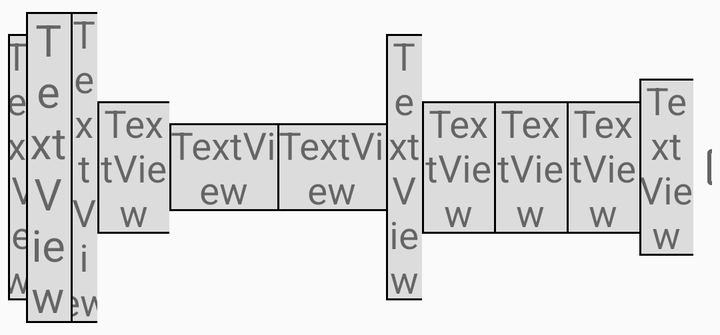
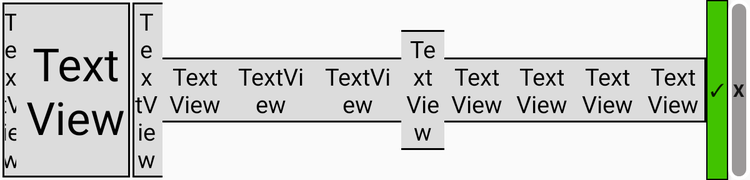

Two renders of one Android screen. The first uses the default layout on a phone; the second uses the alternative layout the repository ships for a different screen configuration, on a matching device. The two XML files are below.
<!-- AndroidManifest.xml: application theme AppTheme -->
<!-- res/layout/list_data.xml -->
<?xml version="1.0" encoding="utf-8"?>
<TableRow xmlns:android="http://schemas.android.com/apk/res/android"
    xmlns:tools="http://schemas.android.com/tools"
    android:id="@+id/TableRow"
    android:layout_width="fill_parent"
    android:layout_height="wrap_content"
    android:gravity="center"
    android:padding="4dp">

    <TextView
        android:id="@+id/ID"
        android:layout_width="0dp"
        android:layout_height="wrap_content"
        android:layout_weight="2"
        android:background="@drawable/recyclerviewtext"
        android:gravity="center"
        android:text="TextView"
        android:textSize="19sp" />


    <TextView
        android:id="@+id/Name"
        android:layout_width="0dp"
        android:layout_height="match_parent"
        android:layout_weight="5"
        android:autoSizeTextType="uniform"
        android:background="@drawable/recyclerviewtext"
        android:gravity="center"
        android:text="TextView"
        android:textSize="19sp" />

    <TextView
        android:id="@+id/Air"
        android:layout_width="0dp"
        android:layout_height="wrap_content"
        android:layout_weight="3"
        android:background="@drawable/recyclerviewtext"
        android:gravity="center"
        android:text="TextView"
        android:textSize="19sp" />

    <TextView
        android:id="@+id/Pressure"
        android:layout_width="0dp"
        android:layout_height="wrap_content"
        android:layout_weight="8"
        android:background="@drawable/recyclerviewtext"
        android:gravity="center"
        android:text="TextView"
        android:textSize="19sp" />

    <TextView
        android:id="@+id/Pressurebar1"
        android:layout_width="0dp"
        android:layout_height="wrap_content"
        android:layout_weight="12"
        android:background="@drawable/recyclerviewtext"
        android:gravity="center"
        android:text="TextView"
        android:textSize="19sp" />

    <TextView
        android:id="@+id/Pressurebar2"
        android:layout_width="0dp"
        android:layout_height="wrap_content"
        android:layout_weight="12"
        android:background="@drawable/recyclerviewtext"
        android:gravity="center"
        android:text="TextView"
        android:textSize="19sp" />

    <TextView
        android:id="@+id/Rate"
        android:layout_width="0dp"
        android:layout_height="wrap_content"
        android:layout_weight="4"
        android:background="@drawable/recyclerviewtext"
        android:gravity="center"
        android:text="TextView"
        android:textSize="19sp" />

    <TextView
        android:id="@+id/Ratebar1"
        android:layout_width="0dp"
        android:layout_height="wrap_content"
        android:layout_weight="8"
        android:background="@drawable/recyclerviewtext"
        android:gravity="center"
        android:text="TextView"
        android:textSize="19sp" />

    <TextView
        android:id="@+id/Ratebar2"
        android:layout_width="0dp"
        android:layout_height="wrap_content"
        android:layout_weight="8"
        android:background="@drawable/recyclerviewtext"
        android:gravity="center"
        android:text="TextView"
        android:textSize="19sp" />

    <TextView
        android:id="@+id/Volume"
        android:layout_width="0dp"
        android:layout_height="wrap_content"
        android:layout_weight="8"
        android:background="@drawable/recyclerviewtext"
        android:gravity="center"
        android:text="TextView"
        android:textSize="19sp" />

    <TextView
        android:id="@+id/Nozzle"
        android:layout_width="0dp"
        android:layout_height="wrap_content"
        android:layout_weight="6"
        android:background="@drawable/recyclerviewtext"
        android:gravity="center"
        android:text="TextView"
        android:textSize="19sp" />

    <CheckBox
        android:id="@+id/checkButton"
        android:layout_width="0dp"
        android:layout_height="fill_parent"
        android:layout_weight="2"
        android:text="\u2713" />

</TableRow>
<!-- resources referenced by this layout -->
<resources>
  <!-- drawable recyclerviewtext (drawable) -->
  <?xml version="1.0" encoding="utf-8"?>
      <shape xmlns:android="http://schemas.android.com/apk/res/android" android:shape="rectangle" >
  
  
      
  
          <gradient
              android:centerColor="#60b760"
              android:endColor="#6ace6a"
              android:startColor="#6ace6a"/>
  
          <stroke
              android:width="2dip"
              android:color="#000000"/>
  
  
      </shape>
  <style name="AppTheme" parent="Theme.AppCompat.Light.DarkActionBar">
          
          <item name="navigationViewStyle">@style/Widget.Design.NavigationView</item>
          <item name="colorPrimary">@color/colorPrimary</item>
          <item name="colorPrimaryDark">@color/colorPrimaryDark</item>
          <item name="colorAccent">@color/colorAccent</item>
      </style>
  <color name="colorPrimary">#ec122764</color>
  <color name="colorPrimaryDark">#ec122764</color>
  <color name="colorAccent">#3a9417</color>
</resources>
<!-- res/layout-sw600dp/list_data.xml (the repository's variant of the layout above) -->
<!-- drawn on a 7-inch tablet held upright -->
<?xml version="1.0" encoding="utf-8"?>
<TableRow xmlns:android="http://schemas.android.com/apk/res/android"
    xmlns:tools="http://schemas.android.com/tools"
    android:id="@+id/TableRow"
    android:layout_width="fill_parent"
    android:layout_height="wrap_content"
    android:gravity="center"
    android:padding="0dp"
    android:paddingBottom="2dp">

    <TextView
        android:id="@+id/ID"
        android:layout_width="0dp"
        android:layout_height="wrap_content"
        android:layout_weight="2"
        android:background="@drawable/recyclerview_details_borderleft"
        android:fontFamily="@font/asapregular"
        android:gravity="center"
        android:padding="4dp"
        android:text="TextView"
        android:textAlignment="center"
        android:textColor="#000"
        android:textSize="19sp" />


    <TextView
        android:id="@+id/Name"
        android:layout_width="0dp"
        android:layout_height="match_parent"
        android:layout_weight="10"
        android:autoSizeTextType="uniform"
        android:background="@drawable/recyclerview_details_borderright"
        android:fontFamily="@font/asapregular"
        android:gravity="center"
        android:padding="4dp"
        android:text="TextView"
        android:textAlignment="center"
        android:textColor="#000"
        android:textSize="19sp" />

    <TextView
        android:id="@+id/Air"
        android:layout_width="0dp"
        android:layout_height="wrap_content"
        android:layout_weight="3"
        android:background="@drawable/recyclerview_details_borderleft"
        android:fontFamily="@font/asapregular"
        android:gravity="center"
        android:padding="4dp"
        android:text="TextView"
        android:textAlignment="center"
        android:textColor="#000"
        android:textSize="19sp" />

    <TextView
        android:id="@+id/Pressure"
        android:layout_width="0dp"
        android:layout_height="wrap_content"
        android:layout_weight="6"
        android:background="@drawable/recyclerview_details_noborder"
        android:fontFamily="@font/asapregular"
        android:gravity="center"
        android:padding="4dp"
        android:text="TextView"
        android:textAlignment="center"
        android:textColor="#000"
        android:textSize="19sp" />

    <TextView
        android:id="@+id/Pressurebar1"
        android:layout_width="0dp"
        android:layout_height="wrap_content"
        android:layout_weight="8"
        android:background="@drawable/recyclerview_details_noborder"
        android:fontFamily="@font/asapregular"
        android:gravity="center"
        android:padding="4dp"
        android:text="TextView"
        android:textAlignment="center"
        android:textColor="#000"
        android:textSize="19sp" />

    <TextView
        android:id="@+id/Pressurebar2"
        android:layout_width="0dp"
        android:layout_height="wrap_content"
        android:layout_weight="8"
        android:background="@drawable/recyclerview_details_noborder"
        android:fontFamily="@font/asapregular"
        android:gravity="center"
        android:padding="4dp"
        android:text="TextView"
        android:textAlignment="center"
        android:textColor="#000"
        android:textSize="19sp" />

    <TextView
        android:id="@+id/Rate"
        android:layout_width="0dp"
        android:layout_height="wrap_content"
        android:layout_weight="4"
        android:background="@drawable/recyclerview_details_noborder"
        android:fontFamily="@font/asapregular"
        android:gravity="center"
        android:padding="4dp"
        android:text="TextView"
        android:textAlignment="center"
        android:textColor="#000"
        android:textSize="19sp" />

    <TextView
        android:id="@+id/Ratebar1"
        android:layout_width="0dp"
        android:layout_height="wrap_content"
        android:layout_weight="6"
        android:background="@drawable/recyclerview_details_noborder"
        android:fontFamily="@font/asapregular"
        android:gravity="center"
        android:padding="4dp"
        android:text="TextView"
        android:textAlignment="center"
        android:textColor="#000"
        android:textSize="19sp" />

    <TextView
        android:id="@+id/Ratebar2"
        android:layout_width="0dp"
        android:layout_height="wrap_content"
        android:layout_weight="6"
        android:background="@drawable/recyclerview_details_noborder"
        android:fontFamily="@font/asapregular"
        android:gravity="center"
        android:padding="4dp"
        android:text="TextView"
        android:textAlignment="center"
        android:textColor="#000"
        android:textSize="19sp" />

    <TextView
        android:id="@+id/Volume"
        android:layout_width="0dp"
        android:layout_height="wrap_content"
        android:layout_weight="6"
        android:background="@drawable/recyclerview_details_noborder"
        android:fontFamily="@font/asapregular"
        android:gravity="center"
        android:padding="4dp"
        android:text="TextView"
        android:textAlignment="center"
        android:textColor="#000"
        android:textSize="19sp" />

    <TextView
        android:id="@+id/Nozzle"
        android:layout_width="0dp"
        android:layout_height="wrap_content"
        android:layout_weight="6"
        android:background="@drawable/recyclerview_details_borderright"
        android:fontFamily="@font/asapregular"
        android:gravity="center"
        android:padding="4dp"
        android:text="TextView"
        android:textAlignment="center"
        android:textColor="#000"
        android:textSize="19sp" />

    <Button
        android:id="@+id/checkButton"
        android:layout_width="0dp"
        android:layout_height="fill_parent"
        android:layout_weight="2"
        android:background="@drawable/buttondetailsgreen"
        android:text="\u2713" />

    <Button
        android:id="@+id/crossButton"
        android:layout_width="0dp"
        android:layout_height="fill_parent"
        android:layout_weight="2"
        android:background="@drawable/buttondetails"
        android:text="X"
        android:textStyle="bold" />

</TableRow>
<!-- resources referenced by the variant -->
<!-- as a 7-inch tablet held upright resolves them -->
<resources>
  <!-- drawable buttondetails (drawable) -->
  <?xml version="1.0" encoding="utf-8"?>
  <shape xmlns:android="http://schemas.android.com/apk/res/android">
  
      <corners
          android:radius="10dp"/>
  
  
      <stroke
          android:width="3dp"
  
          android:color="#ffffff"/>
  
      <solid
  
          android:color="#b9797575"/>
  
  </shape>
  <!-- drawable buttondetailsgreen (drawable) -->
  <?xml version="1.0" encoding="utf-8"?>
  <shape xmlns:android="http://schemas.android.com/apk/res/android">
  
  
      <stroke
          android:width="1dp"
  
          android:color="#000"/>
  
      <solid
  
          android:color="#41c300"/>
  
  </shape>
  <!-- drawable recyclerview_details_borderleft (drawable-v24) -->
  <?xml version="1.0" encoding="utf-8"?>
  <layer-list xmlns:android="http://schemas.android.com/apk/res/android" android:shape="rectangle" >
  
  
      <item
          android:right="-2dp"
          android:top="2dp"
          android:bottom="2dp"
          android:left="2dp">
  
  
          <shape
              android:shape="rectangle">
  
              <solid
                  android:color="#dcdcdc"/>
  
  
              <stroke
                  android:width="1.5dp"
                  android:color="#000"/>
  
          </shape>
  
      </item>
  
  
  </layer-list>
  <!-- drawable recyclerview_details_borderright (drawable-v24) -->
  <?xml version="1.0" encoding="utf-8"?>
  <layer-list xmlns:android="http://schemas.android.com/apk/res/android" android:shape="rectangle" >
  
  
      <item
          android:left="-2dp"
          android:bottom="2dp"
          android:top="2dp"
          android:right="0dp">
  
          <shape
              android:shape="rectangle">
  
              <solid
                  android:color="#dcdcdc"/>
  
  
              <stroke
                  android:width="1.5dp"
                  android:color="#000"/>
  
          </shape>
  
      </item>
  
  
  </layer-list>
  <!-- drawable recyclerview_details_noborder (drawable) -->
  <?xml version="1.0" encoding="utf-8"?>
  <layer-list xmlns:android="http://schemas.android.com/apk/res/android" android:shape="rectangle" >
  
  
      <item
          android:right="-2dp"
          android:top="2dp"
          android:bottom="2dp"
          android:left="-2dp">
  
  
          <shape
              android:shape="rectangle">
  
              <solid
                  android:color="#dcdcdc"/>
  
  
              <stroke
                  android:width="1.5dp"
                  android:color="#000"/>
  
          </shape>
  
      </item>
  
  
  </layer-list>
  <style name="AppTheme" parent="Theme.AppCompat.Light.DarkActionBar">
          
          <item name="navigationViewStyle">@style/Widget.Design.NavigationView</item>
          <item name="colorPrimary">@color/colorPrimary</item>
          <item name="colorPrimaryDark">@color/colorPrimaryDark</item>
          <item name="colorAccent">@color/colorAccent</item>
      </style>
  <color name="colorPrimary">#ec122764</color>
  <color name="colorPrimaryDark">#ec122764</color>
  <color name="colorAccent">#3a9417</color>
</resources>
